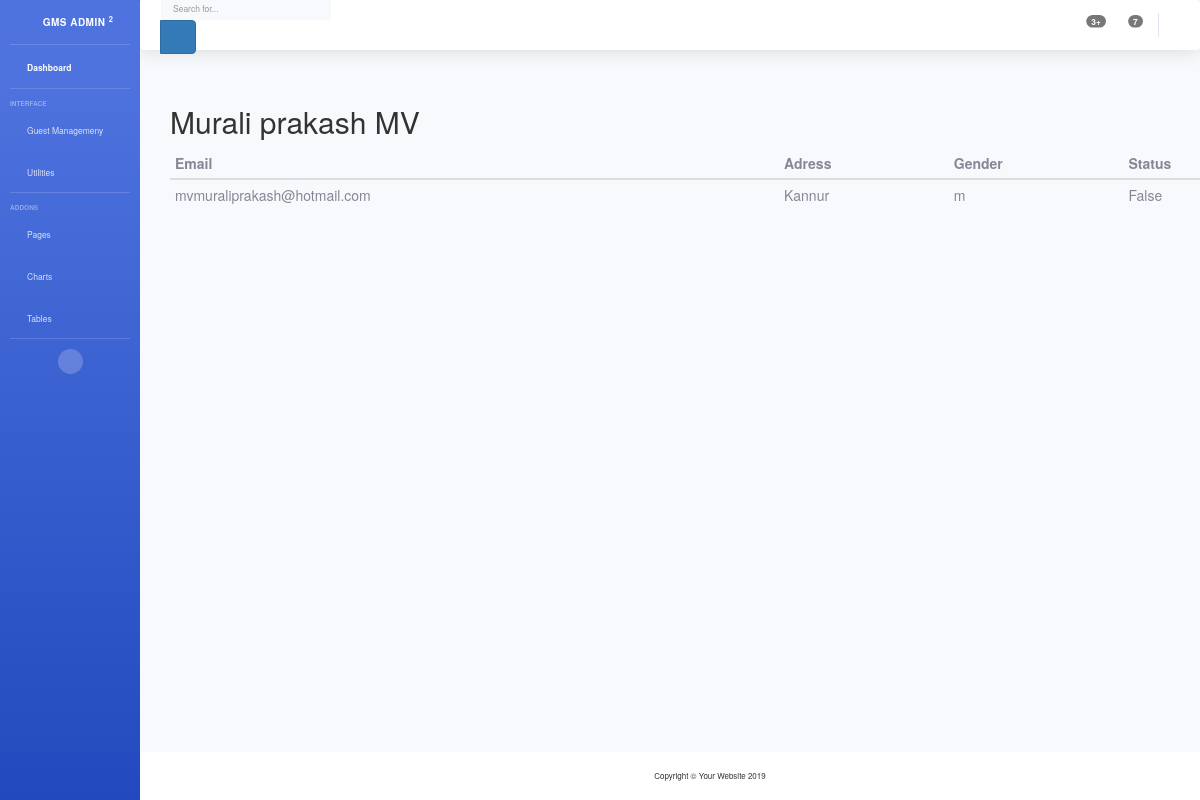
/view/8, run on the app's committed database.
### webapp/models.py (models this page shows, shortened)
class student(models.Model):
    first_name=models.CharField(max_length=50)
    middle_name=models.CharField(max_length=50)
    last_name=models.CharField(max_length=50)
    email=models.CharField(max_length=50,unique=True)
    address=models.CharField(max_length=250)
    gender=models.CharField(max_length=10)
    joining_date = models.CharField(max_length=50,default=timezone.now())
    updated = models.DateTimeField(auto_now=True)
    is_active=models.BooleanField(default=True)
    class Meta():
        db_table='student'

### webapp/views.py (the view)
# urls.py: url(r'^view/(?P<pk>[0-9]+)$',views.view,name='view'),
def view(request, pk):
    data = student.objects.get(id=pk)
    return render(request, 'view.html', {'data': data})

### webapp/templates/view.html (shortened to what this page needs)
{% extends 'header.html' %}
{% block content %}
  <link rel="stylesheet" href="https://maxcdn.bootstrapcdn.com/bootstrap/3.3.7/css/bootstrap.min.css">
<div class="container">
  <h2>{{ data.first_name  }} {{ data.middle_name }} {{ data.last_name }}</h2>
  <table class="table table-condensed">
    <thead>
      <tr>
        <th>Email</th>
        <th>Adress</th>
        <th>Gender</th>
        <th>Status</th>
      </tr>
    </thead>
    <tbody>
      <tr>
        <td>{{ data.email }}</td>
        <td>{{ data.address }}</td>
        <td>{{ data.gender }}</td>
        <td>{{ data.is_active }}</td>
      </tr>
    </tbody>
  </table>
</div>
{% endblock %}

### data on the page
student: first_name "Murali", middle_name "prakash", last_name "MV", email "mvmuraliprakash@hotmail.com", address "Kannur", gender "m", is_active "False"
